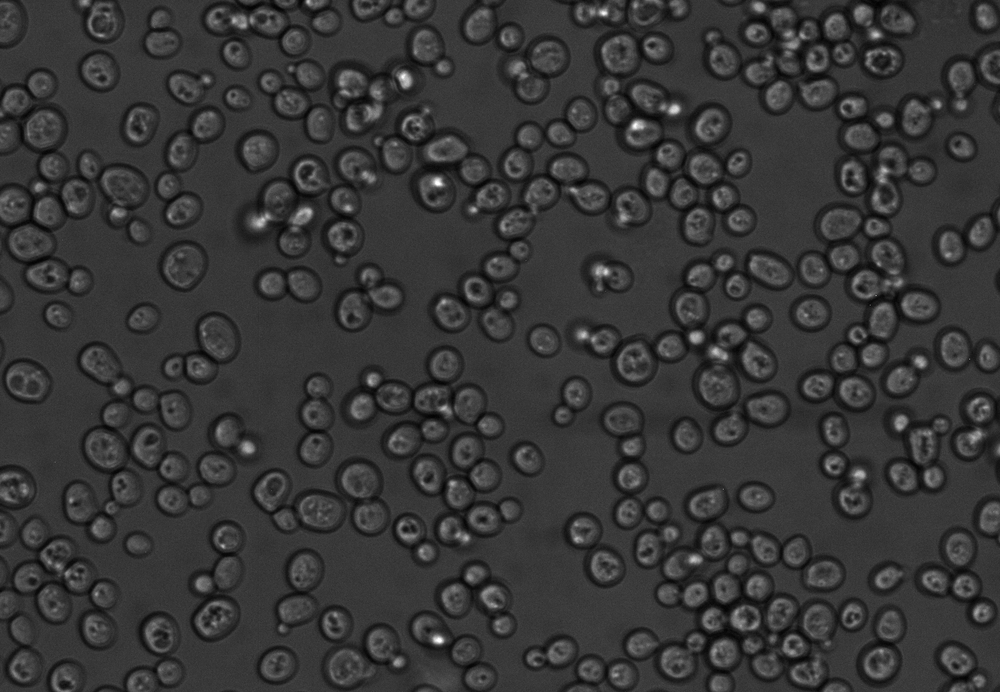
#> input picture image.tif, 1000 x 692 px, shrunk from 1368 x 947 before the run
$ jupyter execute first_try.ipynb   (shell and % lines are left out)
#> lines starting #> are read from the running program, lines starting #| are printed output that depends on the picture; after the words box and inside, x2 and y2 are one past the last pixel; in counts of white or black regions, pixels touching at a corner belong together
[cell 1]
import numpy as np
import cv2
from matplotlib import pyplot as plt

[cell 2]
img = cv2.imread('image.tif')
#> img is the input picture: shape (692, 1000, 3); min 2, max 255, mean 54.9
kernel = np.array([[-0.1,-0.1,-0.1], [-0.1,3,-0.1], [-0.1,-0.1,-0.1]])
im = cv2.filter2D(img, -1, kernel)
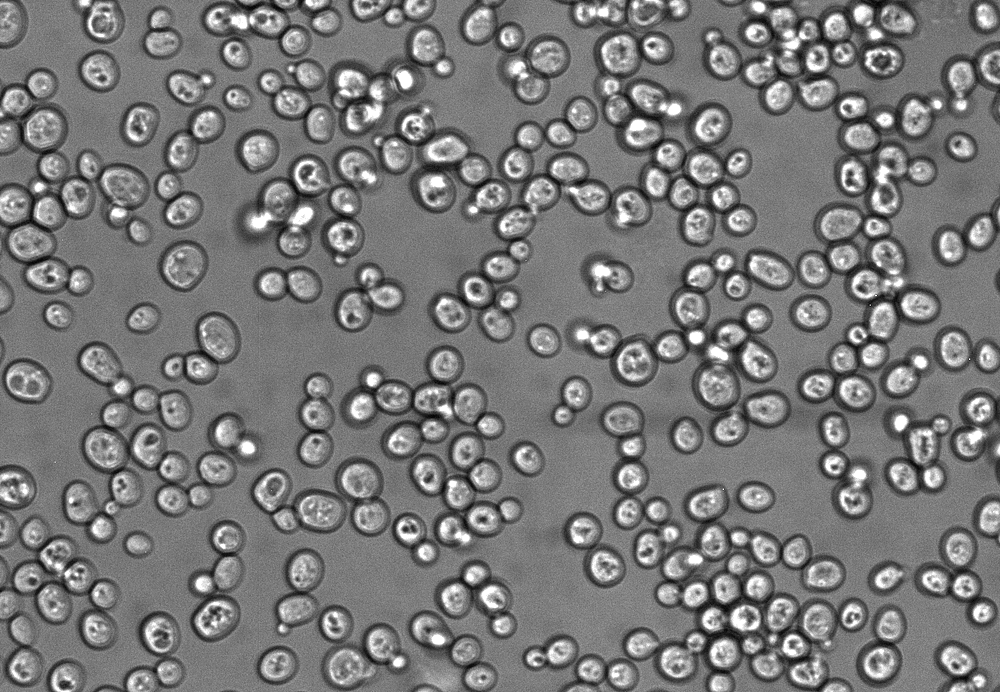
#> im: shape (692, 1000, 3); min 0, max 255, mean 120.4
plt.imshow(im)
plt.show()
cv2.imwrite('test3.tif', im)
#> Out = True

[cell 3]
gray = cv2.cvtColor(im, cv2.COLOR_BGR2GRAY)
plt.imshow(gray)
plt.show()
cv2.imwrite('test3_gray.tif', gray)
#> Out = True

[cell 4]
gray = cv2.GaussianBlur(gray,(5,5),0)
plt.imshow(gray)
plt.show()
cv2.imwrite('test3_gray.tif', gray)
#> Out = True

[cell 5]
th3 = cv2.adaptiveThreshold(gray, 255, cv2.ADAPTIVE_THRESH_GAUSSIAN_C, cv2.THRESH_BINARY, 13, 2)
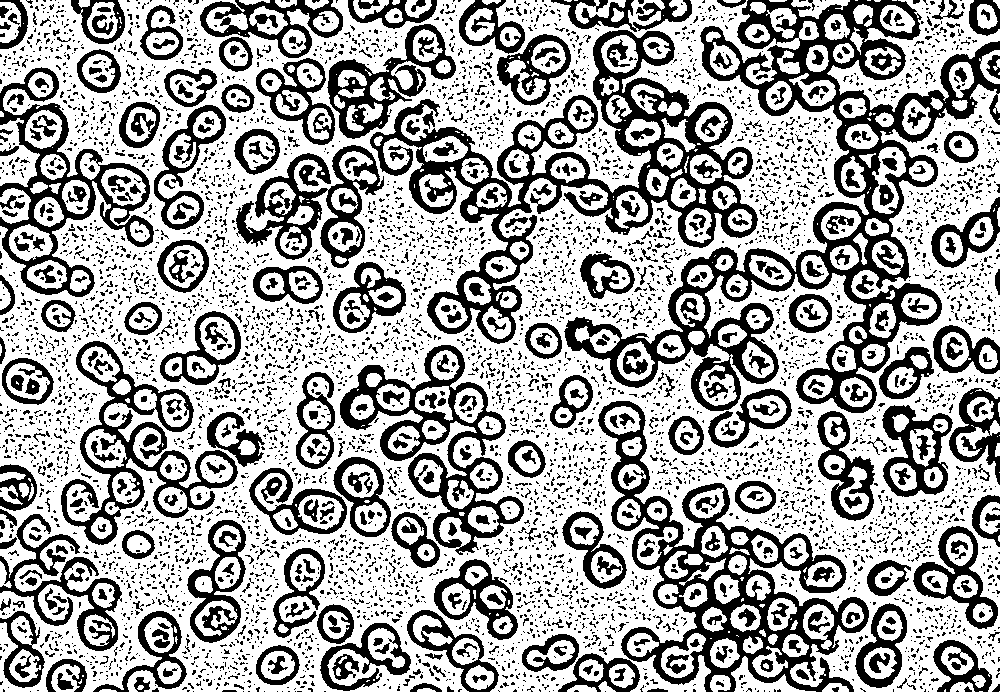
#> th3: shape (692, 1000); 64.7% white; 6123 black regions (5492 under 20 px), largest, box (x1, y1, x2, y2) and area: (564, 0, 1000, 413) 31094, (370, 30, 758, 344) 21448, (598, 401, 869, 692) 16189
plt.imshow(th3)
plt.show()
cv2.imwrite('test3_countours.tif', th3)
#> Out = True
